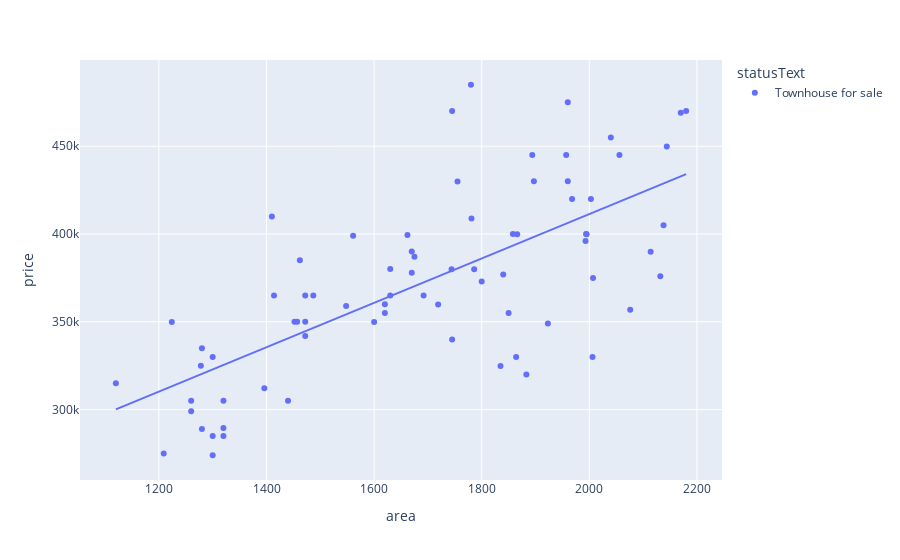

The notebook cell this image was saved under:
### Code cell
#plot all lat longs of for sale homes, on scatter, color by type of home status
#facet for besds and baths
fig = px.scatter(df , y='price', x='area',  color = "statusText", trendline="ols", hover_data=['address'])
fig.show()

results = px.get_trendline_results(fig)
print(results)

results.px_fit_results.iloc[0].summary()

### Figure 1 — Plotly figure (JSON) as saved in the notebook; plotly's stock layout.template omitted (floating-point values rounded to 4 significant figures)
{"data": [{"customdata": [["13138 Vineyard Way, Woodbridge, VA 22191"], ["2235 Sluice Channel Pl, Woodbridge, VA 22192"], ["11578 Hill Meade Ln, Woodbridge, VA 22192"], ["12308 Aztec Pl, Woodbridge, VA 22192"], ["14093 Fallbrook Ln, Woodbridge, VA 22193"], ["1862 Heather Glen Ct, Woodbridge, VA 22191"], ["12539 Basque Pl, Woodbridge, VA 22192"], ["12838 Tumbling Brook Ln, Woodbridge, VA 22192"], ["11800 Critton Cir, Woodbridge, VA 22192"], ["3434 Tuckahoe Ct, Dumfries, VA 22026"], ["2855 Banks Ct, Dumfries, VA 22026"], ["2707 Steele Ct, Dumfries, VA 22026"], ["3085 Bridgeton Ct, Woodbridge, VA 22192"], ["1531 Fort Sumter Ct, Dumfries, VA 22026"], ["14777 Darbydale Ave, Woodbridge, VA 22193"], ["16142 Henderson Ln, Dumfries, VA 22025"], ["15364 Bronco Way, Woodbridge, VA 22193"], ["14381 Berkshire Dr, Woodbridge, VA 22193"], ["14827 Anderson Ct, Woodbridge, VA 22193"], ["3138 Antrim Cir, Dumfries, VA 22026"], ["2089 Bowline Loop, Woodbridge, VA 22192"], ["16933 Toms River Loop, Dumfries, VA 22026"], ["3515 Belfry Ln, Woodbridge, VA 22192"], ["1900 Mariner Ln, Woodbridge, VA 22192"], ["11567 Bertram St, Woodbridge, VA 22192"], ["14486 Brentwood Ct, Woodbridge, VA 22193"], ["3033 Sigel Ct, Dumfries, VA 22026"], ["7830 Bellwether Ct, Lorton, VA 22079"], ["3329 Wyndale Ct, Woodbridge, VA 22192"], ["2436 Kilpatrick Pl, Dumfries, VA 22026"], ["1919 Fort Monroe Ct, Dumfries, VA 22026"], ["3844 Marquis Pl, Woodbridge, VA 22192"], ["12840 Bison Ct, Woodbridge, VA 22192"], ["15328 Gatehouse Ter, Woodbridge, VA 22191"], ["5206 Quince Ct, Woodbridge, VA 22193"], ["18173 Red Mulberry Rd, Dumfries, VA 22026"], ["12836 Tumbling Brook Ln, Woodbridge, VA 22192"], ["13399 Dogues Ter, Woodbridge, VA 22191"], ["14835 Cherrydale Dr, Woodbridge, VA 22193"], ["2628 Miranda Ct, Woodbridge, VA 22191"], ["5225 Spring Branch Blvd, Dumfries, VA 22025"], ["4260 Ashmere Cir, Dumfries, VA 22025"], ["15724 Lansdale Pl, Dumfries, VA 22025"], ["3443 Brookville Ln, Woodbridge, VA 22192"], ["15566 Traverser Ct, Woodbridge, VA 22193"], ["15359 Inlet Pl, Dumfries, VA 22025"], ["17028 Point Pleasant Ln, Dumfries, VA 22026"], ["15355 Inlet Pl, Dumfries, VA 22025"], ["5007 Seal Pl, Dumfries, VA 22025"], ["13105 Brookside Ct, Woodbridge, VA 22191"], ["12223 Allspice Ct, Woodbridge, VA 22192"], ["14881 Cherrydale Dr, Woodbridge, VA 22193"], ["3080 Bridgeton Ct, Woodbridge, VA 22192"], ["2931 Cambridge Dr, Woodbridge, VA 22192"], ["3005 Sigel Ct, Dumfries, VA 22026"], ["2542 Sedgewick Pl, Dumfries, VA 22026"], ["3457 Castle Hill Dr, Woodbridge, VA 22193"], ["4196 Ashmere Cir, Dumfries, VA 22025"], ["4905 Backwater Ct, Dumfries, VA 22025"], ["4901 Saltwater Dr, Dumfries, VA 22025"], ["15333 Inlet Pl, Dumfries, VA 22025"], ["15023 Catalpa Ct, Woodbridge, VA 22193"], ["3519 Castle Hill Dr, Woodbridge, VA 22193"], ["14625 Endsley Turn, Woodbridge, VA 22193"], ["14806 Emberdale Dr, Woodbridge, VA 22193"], ["15001 Cardin Pl, Woodbridge, VA 22193"], ["15068 Catbrier Ct, Woodbridge, VA 22193"], ["3458 Beale Ct, Woodbridge, VA 22193"], ["17250 Garcia Way, Dumfries, VA 22026"], ["3433 Belleplain Ct, Dumfries, VA 22026"], ["2906 Wetherburn Ct, Woodbridge, VA 22191"], ["4667 Prather Pl, Woodbridge, VA 22193"], ["3467 Vale Ct, Woodbridge, VA 22192"], ["12682 Perchance Ter, Woodbridge, VA 22192"], ["14404 Belvedere Dr, Woodbridge, VA 22193"]], "hovertemplate": "statusText=Townhouse for sale<br>area=%{x}<br>price=%{y}<br>address=%{customdata[0]}<extra></extra>", "legendgroup": "Townhouse for sale", "marker": {"color": "#636efa", "symbol": "circle"}, "mode": "markers", "name": "Townhouse for sale", "orientation": "v", "showlegend": true, "type": "scatter", "x": [2076, 2144, 1960, 2040, 2006, 1897, 1662, 1858, 2056, 1561, 1300, 1320, 1894, 1835, 2132, 1864, 2138, 1548, 1923, 2114, 1755, 1850, 1630, 1866, 1957, 1883, 1396, 1745, 1670, 1320, 1280, 1675, 1670, 1209, 1260, 1780, 2003, 2180, 1278, 1994, 1781, 1462, 1968, 1280, 2007, 1410, 1692, 1800, 2170, 1786, 1744, 1620, 1960, 1600, 1320, 1300, 1620, 1487, 1472, 1452, 1993, 1745, 1472, 1440, 1457, 1472, 1300, 1224, 1995, 1630, 1260, 1120, 1414, 1840, 1719], "xaxis": "x", "y": [356900, 449900, 475000, 455000, 329900, 430000, 399499, 400000, 445000, 399000, 273999, 285000, 445000, 324800, 375990, 330000, 405000, 359000, 349000, 389900, 429900, 355000, 380000, 399900, 445000, 320000, 312200, 470000, 390000, 305000, 289000, 387000, 377900, 275000, 299000, 485000, 419900, 470000, 325000, 399990, 408777, 385000, 420000, 335000, 375000, 409900, 365000, 373000, 469000, 379900, 379900, 355000, 430000, 349900, 289500, 284999, 360000, 365000, 350000, 350000, 395977, 339900, 365000, 305000, 349990, 341900, 329900, 349900, 399900, 365000, 305000, 315000, 365000, 377000, 359900], "yaxis": "y"}, {"hovertemplate": "<b>OLS trendline</b><br>price = 126.39 * area + 158575<br>R<sup>2</sup>=0.491534<br><br>statusText=Townhouse for sale<br>area=%{x}<br>price=%{y} <b>(trend)</b><extra></extra>", "legendgroup": "Townhouse for sale", "marker": {"color": "#636efa", "symbol": "circle"}, "mode": "lines", "name": "Townhouse for sale", "showlegend": false, "type": "scatter", "x": [1120, 1209, 1224, 1260, 1260, 1278, 1280, 1280, 1300, 1300, 1300, 1320, 1320, 1320, 1396, 1410, 1414, 1440, 1452, 1457, 1462, 1472, 1472, 1472, 1487, 1548, 1561, 1600, 1620, 1620, 1630, 1630, 1662, 1670, 1670, 1675, 1692, 1719, 1744, 1745, 1745, 1755, 1780, 1781, 1786, 1800, 1835, 1840, 1850, 1858, 1864, 1866, 1883, 1894, 1897, 1923, 1957, 1960, 1960, 1968, 1993, 1994, 1995, 2003, 2006, 2007, 2040, 2056, 2076, 2114, 2132, 2138, 2144, 2170, 2180], "xaxis": "x", "y": [300100.0, 311400.0, 313300.0, 317800.0, 317800.0, 320100.0, 320400.0, 320400.0, 322900.0, 322900.0, 322900.0, 325400.0, 325400.0, 325400.0, 335000.0, 336800.0, 337300.0, 340600.0, 342100.0, 342700.0, 343400.0, 344600.0, 344600.0, 344600.0, 346500.0, 354200.0, 355900.0, 360800.0, 363300.0, 363300.0, 364600.0, 364600.0, 368600.0, 369600.0, 369600.0, 370300.0, 372400.0, 375800.0, 379000.0, 379100.0, 379100.0, 380400.0, 383500.0, 383700.0, 384300.0, 386100.0, 390500.0, 391100.0, 392400.0, 393400.0, 394200.0, 394400.0, 396600.0, 398000.0, 398300.0, 401600.0, 405900.0, 406300.0, 406300.0, 407300.0, 410500.0, 410600.0, 410700.0, 411700.0, 412100.0, 412200.0, 416400.0, 418400.0, 421000.0, 425800.0, 428000.0, 428800.0, 429600.0, 432800.0, 434100.0], "yaxis": "y"}], "layout": {"legend": {"title": {"text": "statusText"}, "tracegroupgap": 0}, "margin": {"t": 60}, "xaxis": {"anchor": "y", "domain": [0, 1], "title": {"text": "area"}}, "yaxis": {"anchor": "x", "domain": [0, 1], "title": {"text": "price"}}}}
